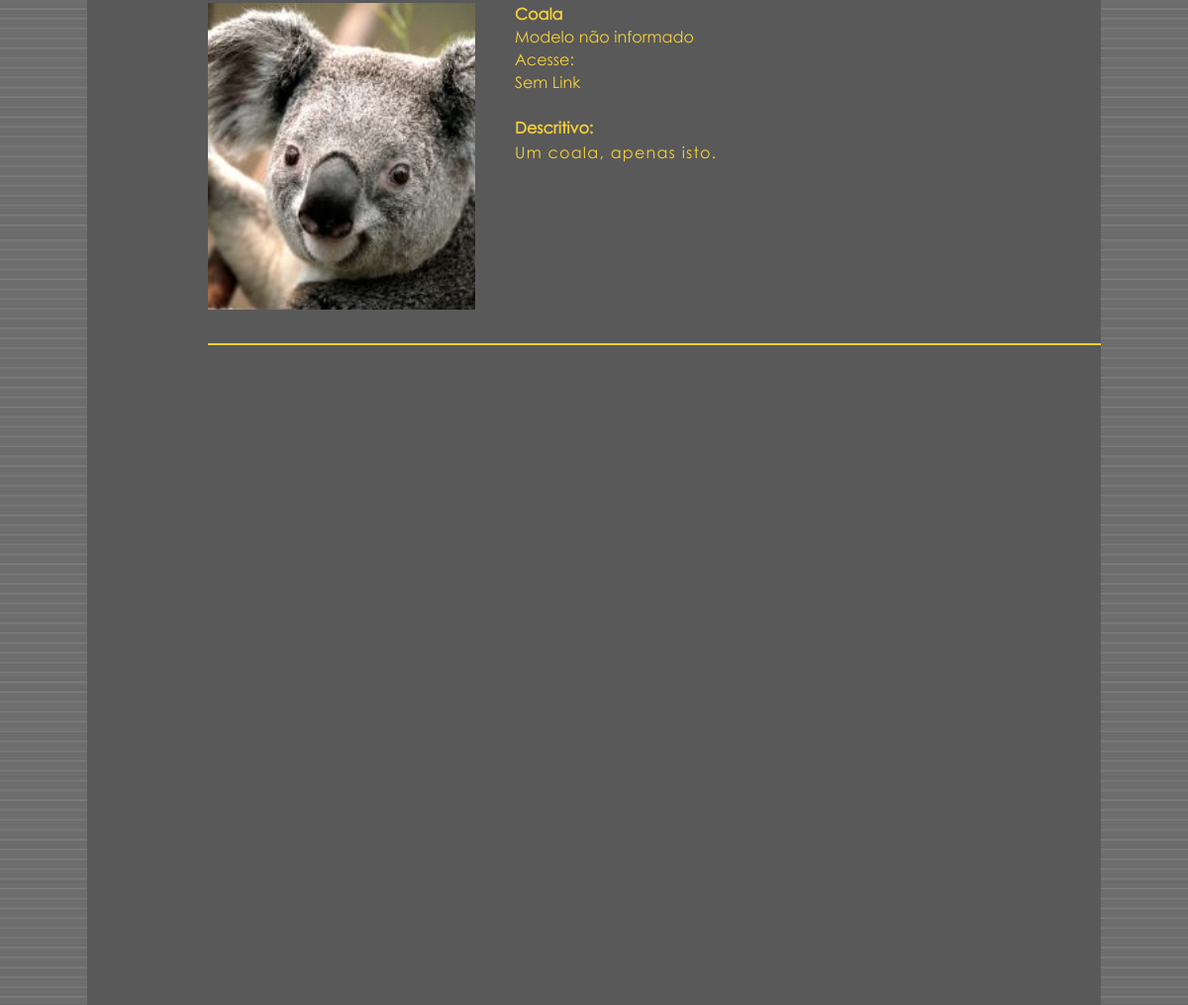
The app's page /ofertas.php (middle part), older data.
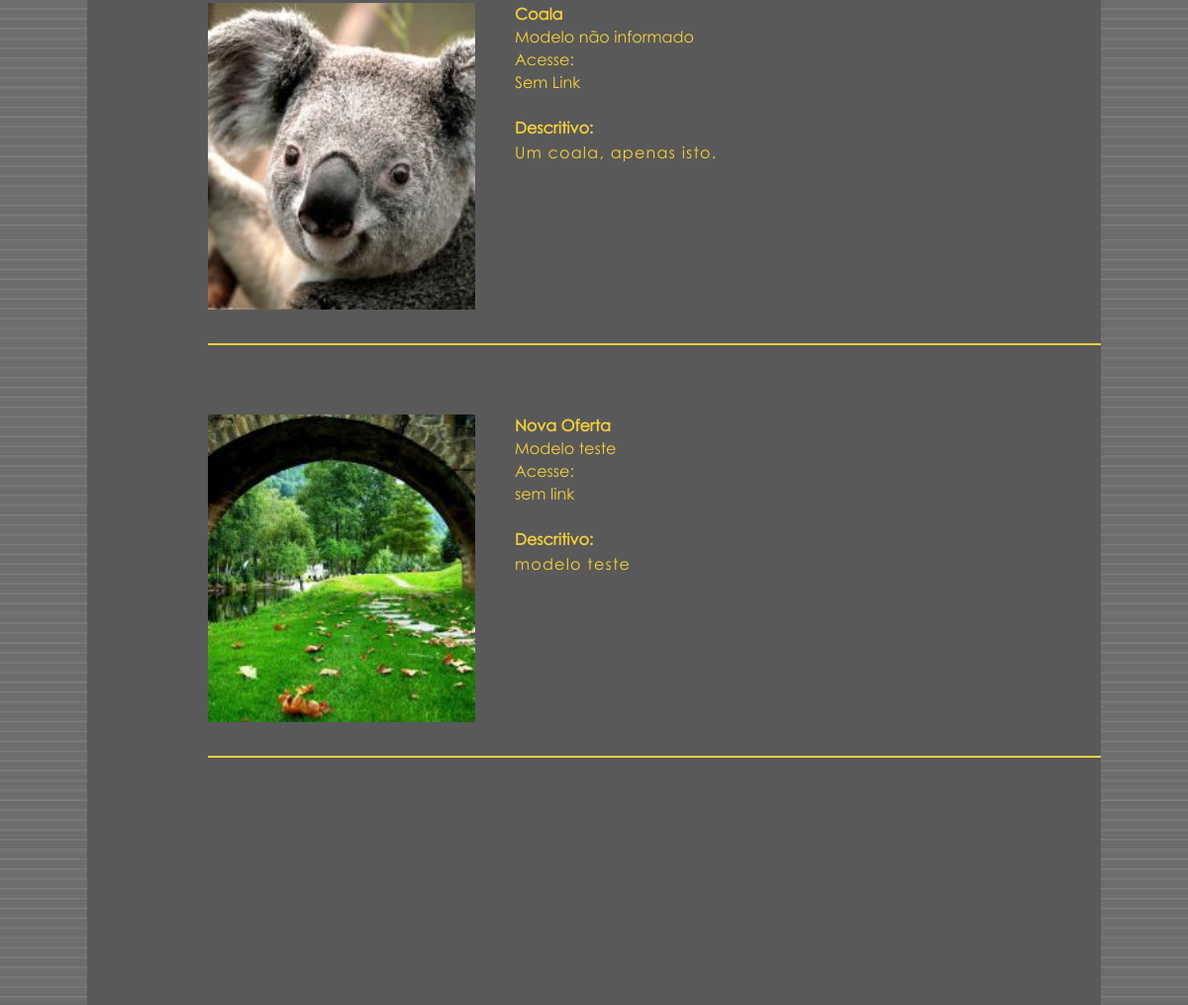
The same page, newer data.
### tables this page shows
CREATE TABLE IF NOT EXISTS `product` (
  `id_pro` int(11) NOT NULL AUTO_INCREMENT,
  `title_pro` varchar(120) NOT NULL,
  `subtitle_pro` varchar(100) NOT NULL,
  `contact_pro` varchar(40) NOT NULL,
  `link_pro` varchar(150) NOT NULL,
  `about_pro` text NOT NULL,
  `featured_pro` int(11) NOT NULL,
  `image_pro` varchar(50) NOT NULL,
  `type_pro` int(11) NOT NULL,
  PRIMARY KEY (`id_pro`)
);

### ofertas.php (the view, shortened to what this page needs)
<?php include_once('cms/php/conn.php'); mysqli_set_charset($conn, "utf8");?>
<!DOCTYPE html>
<html lang="pt-br">
	<head>
		<?php include_once('includes/head.php');?>
	</head>
	<body>
		<div class="Centro FundoConteudo contato_overflow">
            <div class="ofertas">
                <?php
					if(isset($_GET['id'])){
						if(is_numeric($_GET['id'])){
							$SelectPerson = mysqli_query($conn, "SELECT * FROM product WHERE type_pro=1 AND id_pro=$_GET[id] ORDER BY featured_pro DESC");
						}else{
							$SelectPerson = mysqli_query($conn, "SELECT * FROM product WHERE type_pro=1 ORDER BY featured_pro DESC");
						}
					}else{
						$SelectPerson = mysqli_query($conn, "SELECT * FROM product WHERE type_pro=1 ORDER BY featured_pro DESC");
					}
					while($Person=mysqli_fetch_object($SelectPerson)):
				?>
                <div class="bloc_ofertas">
                    <img src="cms/imagens/produto/<?php echo $Person->image_pro;?>">
                        <div class="text_ofertas">
                                <b><?php echo $Person->title_pro;?> </b><br />
                                <?php echo $Person->subtitle_pro;?><br />
                                Acesse: <br />
                                <?php echo $Person->link_pro;?><br /><br />
                                 <b>Descritivo:</b><br />
                                <p>
									<?php echo $Person->about_pro;?>
                        </div>
                </div>
                <?php endwhile;?>
            </div>
        </div>
	</body>
</html>

Row changes from the older to the newer data that the page shows:
added product: image_pro (picture), title_pro "Nova Oferta", subtitle_pro "Modelo teste", link_pro "sem link", about_pro "modelo teste"
